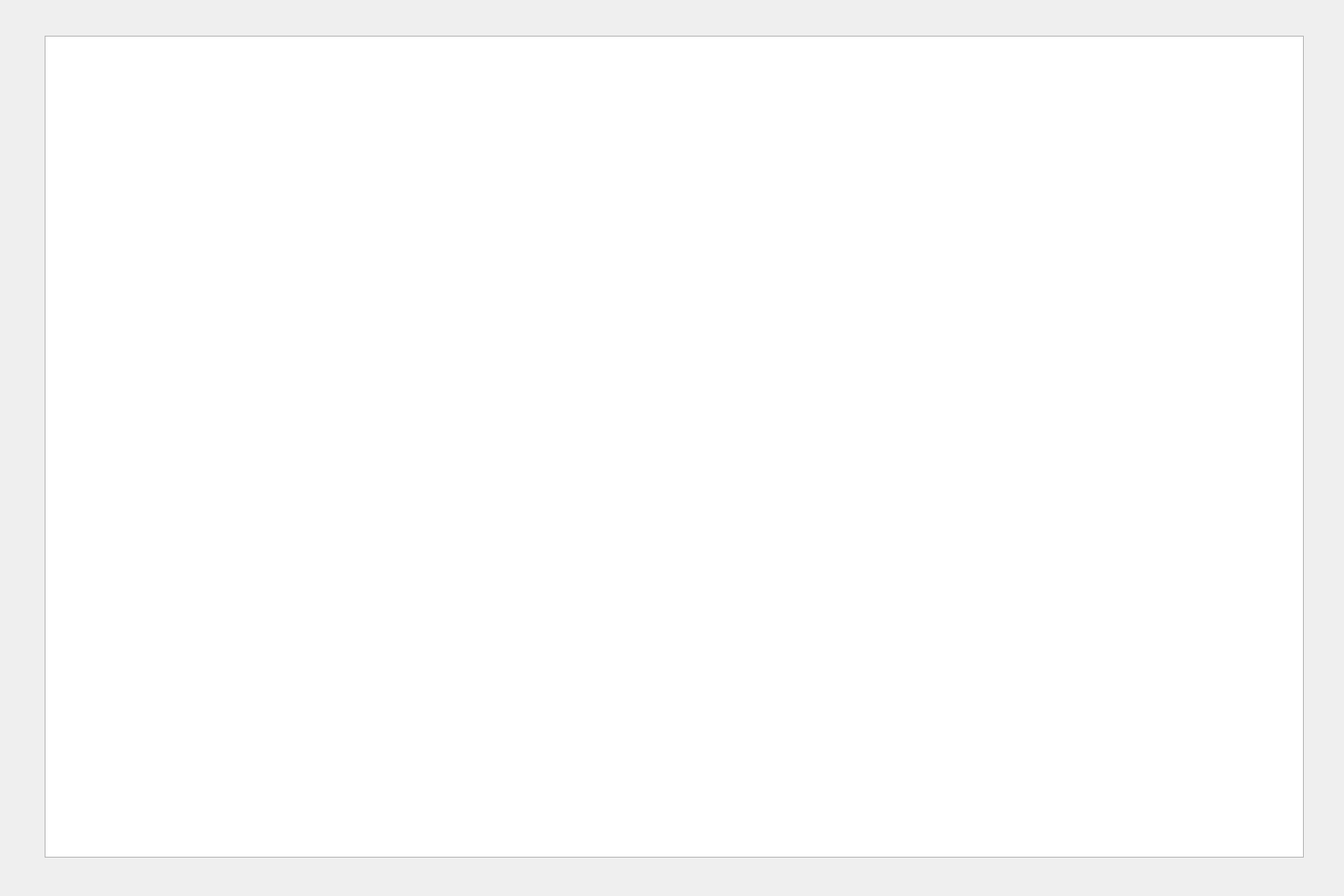
<?xml version="1.0" encoding="UTF-8"?>
<ui version="4.0">
 <class>viewFinalProducts</class>
 <widget class="QDialog" name="viewFinalProducts">
  <property name="windowModality">
   <enum>Qt::WindowModal</enum>
  </property>
  <property name="geometry">
   <rect>
    <x>0</x>
    <y>0</y>
    <width>1506</width>
    <height>1004</height>
   </rect>
  </property>
  <property name="focusPolicy">
   <enum>Qt::ClickFocus</enum>
  </property>
  <property name="windowTitle">
   <string>Final Products</string>
  </property>
  <property name="accessibleName">
   <string>Final Products</string>
  </property>
  <property name="autoFillBackground">
   <bool>true</bool>
  </property>
  <widget class="QTableView" name="tableView">
   <property name="geometry">
    <rect>
     <x>50</x>
     <y>40</y>
     <width>1411</width>
     <height>921</height>
    </rect>
   </property>
  </widget>
 </widget>
 <resources/>
 <connections/>
</ui>
